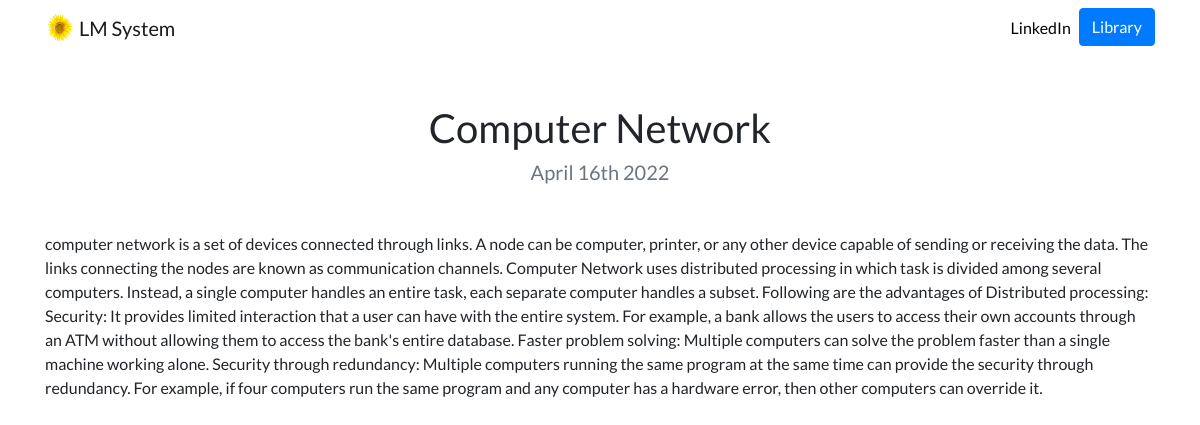
The page /books/5 on the database its author committed.
### books/models.py (models this page shows, shortened)
class Books(models.Model):
    title=models.CharField(max_length=200)
    description=models.TextField()
    date=models.DateField()

### books/views.py (the view)
# urls.py: path('<int:books_id>',views.detail,name='detail'),
def detail(request,books_id):
    books= get_object_or_404(Books,pk=books_id)
    return render(request,'books/detail.html',{'books':books})

### books/templates/books/detail.html
{% extends "Lms/base.html" %}
{% load static %}
{% block content %}
<h1 class="text-center mt-5" id="booksdetailtitle">{{ books.title }}</h1>
<h5 class="text-center text-muted mb-5">{{ books.date|date:'F jS Y' }}</h5>
{{ books.description|safe }}
{% endblock %}

### Lms/static/Lms/custom.css (style rules this page uses)
body { font-family: 'Lato', sans-serif; }

### rows shown on the page
Books: title "Computer Network", date "April 16th 2022", description "computer network is a set of devices connected through links. A node can be computer, printer, or any other device capable of sending or receiving the data. The links connecting the nodes are known as communication channels. Computer Network uses distributed processing in which task is divided among several computers. Instead, a single computer handles an entire task, each separate computer handles a subset. Following are the advantages of Distributed processing: Security: It provides limited interaction that a user can have with the entire system. For example, a bank allows the users to access their own accounts through an ATM without allowing them to access the bank's entire database.…"
